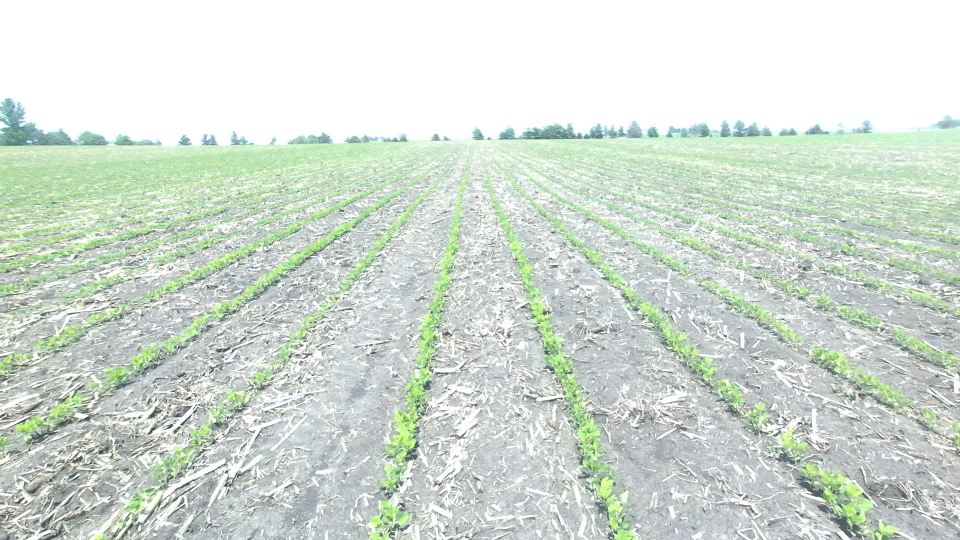
#> input picture images/ZED_imageimage_1684952592.6308727_2.png, 1920 x 1080 px (shown at 1/2 size)
$ python crop_segmentation.py --image images/ZED_imageimage_1684952592.6308727_2.png --out out.png   (older library calls are emulated)
#> lines starting #> are read from the running program, lines starting #| are printed output that depends on the picture; after the words box and inside, x2 and y2 are one past the last pixel; in counts of white or black regions, pixels touching at a corner belong together
#!/usr/bin/env python3
# -*- coding: utf-8 -*-
"""
Created on Sat Oct 26 13:33:03 2025

@author: ranabir034
"""
# python crop_segmentation.py --image input.png --out output.png [--debug]

import argparse, sys
from dataclasses import dataclass
from typing import Optional, Tuple, List
import numpy as np
import cv2

# ============================ Data Models ============================
@dataclass
class RowLine:
    p1: Tuple[int, int]
    p2: Tuple[int, int]

@dataclass
class NavResult:
    heading_error_deg: float
    cross_track_error_px: float
    left_line: RowLine
    right_line: RowLine
    nav_line: RowLine
    robot_pos: Tuple[int, int]

# ============================ Utils ============================
def _norm255(x: np.ndarray) -> np.ndarray:
    x = x.astype(np.float32)
    x -= np.nanmin(x)
    m = float(np.nanmax(x))
    if m > 1e-8: x /= m
    return (255.0 * x).clip(0, 255).astype(np.uint8)

def _line_x_at_y(line: Tuple[int,int,int,int], y: int) -> float:
    x1,y1,x2,y2 = line
    dy, dx = (y2 - y1), (x2 - x1)
    if abs(dy) < 1e-9:
        return float(x1)
    t = (y - y1) / (dy + 1e-12)
    return float(x1 + t * dx)

def _extend_to_image(x1,y1,x2,y2,h,w) -> Optional[Tuple[int,int,int,int]]:
    dy, dx = (y2-y1), (x2-x1)
    if abs(dy) < 1e-9:
        return None
    x_top = int(round(x1 + (0 - y1) * (dx/(dy+1e-12))))
    x_bot = int(round(x1 + ((h-1) - y1) * (dx/(dy+1e-12))))
    return (x_top, 0, x_bot, h-1)

def _slope(line: Tuple[int,int,int,int]) -> float:
    x1,y1,x2,y2 = line
    return (x2 - x1) / (y2 - y1 + 1e-12)

def _support(mask: np.ndarray, line: Tuple[int,int,int,int], samples=200, half_width=3) -> float:
    x1,y1,x2,y2 = line
    h, w = mask.shape[:2]
    ys = np.linspace(0, h-1, samples).astype(int)
    good = 0.0
    for y in ys:
        if y2 == y1: continue
        t = (y - y1) / (y2 - y1 + 1e-12)
        x = int(round(x1 + t * (x2 - x1)))
        x0 = max(0, x - half_width); x1b = min(w-1, x + half_width)
        if x0 <= x1b:
            good += (mask[y, x0:x1b+1] > 0).mean()
    return good / max(1, len(ys))

def _valid_pair(L: Tuple[int,int,int,int], R: Tuple[int,int,int,int], h:int, w:int) -> bool:
    mL, mR = _slope(L), _slope(R)
    # Either opposite signs or both small magnitude
    if np.sign(mL) == np.sign(mR) and (abs(mL) > 0.07 and abs(mR) > 0.07):
        return False
    xLb = _line_x_at_y(L, h-1)
    xRb = _line_x_at_y(R, h-1)
    gap = abs(xRb - xLb)
    return (0.05*w) <= gap <= (0.75*w)

# ============================ Masking ============================
def vegetation_mask(bgr: np.ndarray, debug=False, dbg_prefix="") -> np.ndarray:
    h, w = bgr.shape[:2]

    # --- Contrast normalize value channel (helps in harsh lighting)
    hsv0 = cv2.cvtColor(bgr, cv2.COLOR_BGR2HSV)
    h_, s_, v_ = cv2.split(hsv0)
    clahe = cv2.createCLAHE(clipLimit=2.0, tileGridSize=(8,8))
    v_eq = clahe.apply(v_)
    hsv = cv2.merge([h_, s_, v_eq])

    # --- HSV green band (loose)
    lower = np.array([30, 30, 25], dtype=np.uint8)
    upper = np.array([90,255,255], dtype=np.uint8)
    mask_hsv = cv2.inRange(hsv, lower, upper)

    # --- ExG / ExGR indices
    b, g, r = cv2.split(bgr.astype(np.float32))
    exg  = 2*g - r - b
    exgr = exg - (1.4*r - g)   # = 3G - 2.4R - B
    exg_u8, exgr_u8 = _norm255(exg), _norm255(exgr)

    # --- Otsu + floors (slightly relaxed for pale crops)
    otsu_exg  = int(cv2.threshold(exg_u8,  0,255, cv2.THRESH_BINARY+cv2.THRESH_OTSU)[0])
    otsu_exgr = int(cv2.threshold(exgr_u8, 0,255, cv2.THRESH_BINARY+cv2.THRESH_OTSU)[0])
    thr_exg  = max(20,  otsu_exg)
    thr_exgr = max(12, int(0.8*otsu_exgr))
    _, mask_exg  = cv2.threshold(exg_u8,  thr_exg,  255, cv2.THRESH_BINARY)
    _, mask_exgr = cv2.threshold(exgr_u8, thr_exgr, 255, cv2.THRESH_BINARY)

    mask = cv2.bitwise_and(mask_hsv, cv2.bitwise_or(mask_exg, mask_exgr))

    # --- Morphology (slightly stronger close for broken rows)
    k = cv2.getStructuringElement(cv2.MORPH_RECT, (5,5))
    mask = cv2.morphologyEx(mask, cv2.MORPH_OPEN,  k, iterations=1)
    mask = cv2.morphologyEx(mask, cv2.MORPH_CLOSE, k, iterations=3)

    # --- Adaptive bottom-ROI (keeps ground rows, adapts to tilt)
    per_row = mask.mean(axis=1)
    if per_row.max() > 0:
        first_strong = np.argmax(per_row > 0.25*per_row.max())
        cutoff = max(int(0.35*h), int(first_strong))
    else:
        cutoff = int(0.40*h)
    roi = np.zeros_like(mask); roi[cutoff:,:] = 255
    mask = cv2.bitwise_and(mask, roi)

    if debug:
        cv2.imwrite(f"{dbg_prefix}mask_hsv.png", mask_hsv)
        cv2.imwrite(f"{dbg_prefix}exg.png", exg_u8)
        cv2.imwrite(f"{dbg_prefix}exgr.png", exgr_u8)
        cv2.imwrite(f"{dbg_prefix}mask.png", mask)
    return mask

# ============================ Pairing ============================
def _pair_best_by_center(lines_ext: List[Tuple[int,int,int,int]],
                         h:int, w:int, mask: Optional[np.ndarray]=None) -> Optional[Tuple[Tuple[int,int,int,int],Tuple[int,int,int,int]]]:
    if not lines_ext: return None
    cands = []
    for ln in lines_ext:
        xb = _line_x_at_y(ln, h-1)
        cands.append((xb, ln))
    cands.sort(key=lambda t: t[0])

    # deduplicate ~10px buckets
    dedup = []
    bucket, acc = None, []
    for xb, ln in cands:
        k = int(round(xb / 10.0))
        if bucket is None or k == bucket:
            bucket = k; acc.append((xb, ln))
        else:
            xb_avg = sum(z[0] for z in acc) / len(acc)
            xt = int(round(sum(_line_x_at_y(z[1], 0)    for z in acc)/len(acc)))
            xb2= int(round(sum(_line_x_at_y(z[1], h-1) for z in acc)/len(acc)))
            dedup.append((xb_avg, (xt,0,xb2,h-1)))
            bucket, acc = k, [(xb, ln)]
    if acc:
        xb_avg = sum(z[0] for z in acc) / len(acc)
        xt = int(round(sum(_line_x_at_y(z[1], 0)    for z in acc)/len(acc)))
        xb2= int(round(sum(_line_x_at_y(z[1], h-1) for z in acc)/len(acc)))
        dedup.append((xb_avg, (xt,0,xb2,h-1)))
    if len(dedup) < 2: return None

    cx = w/2.0
    best, best_score = None, 1e12
    for i in range(len(dedup)-1):
        xb1, L = dedup[i]
        xb2, R = dedup[i+1]
        if not _valid_pair(L, R, h, w):
            continue
        mid = 0.5*(xb1+xb2)
        gap = abs(xb2-xb1)
        score = abs(mid-cx) + 0.01*gap
        if mask is not None:
            sL = _support(mask, L)
            sR = _support(mask, R)
            support_term = 1.0 - 0.5*(sL + sR)  # 0 best, 1 worst
            score += 200.0*support_term
        if score < best_score:
            best_score, best = score, (L, R)
    return best

# ============================ Hough detector ============================
def detect_hough(img: np.ndarray, debug=False, dbg_prefix="",
                 seeds: Optional[Tuple[int,int]]=None) -> Optional[Tuple[RowLine, RowLine]]:
    h, w = img.shape[:2]
    mask = vegetation_mask(img, debug, dbg_prefix)

    # Optional x window if seeds are provided (focus Hough near corridor)
    x_min, x_max = 0, w
    if seeds is not None:
        xl, xr = seeds
        pad = int(0.25*w)
        x_min = max(0, min(xl, xr) - pad)
        x_max = min(w, max(xl, xr) + pad)

    # Auto-Canny thresholds from content
    med = np.median(mask[mask>0]) if (mask>0).any() else 0
    canny_sets = [
        (max(5, int(0.66*med)), min(255, int(1.33*med + 40))),  # adaptive
        (30, 90),
        (60, 180),
    ]

    hough_sets = [
        dict(threshold=60, minLineLength=int(0.20*h), maxLineGap=45),
        dict(threshold=70, minLineLength=int(0.25*h), maxLineGap=30),
        dict(threshold=80, minLineLength=int(0.30*h), maxLineGap=20),
    ]

    angle_tol = 30.0  # allow a bit more tilt

    for ci, (c1,c2) in enumerate(canny_sets):
        # Build edge map emphasizing vertical structure
        sobelx = cv2.Sobel(mask, cv2.CV_32F, 1, 0, ksize=3)
        sobelx = cv2.convertScaleAbs(np.abs(sobelx))
        edges  = cv2.Canny(mask, c1, c2)
        mix    = cv2.addWeighted(edges, 0.6, sobelx, 0.4, 0)

        # restrict to seed window if any
        if x_min>0 or x_max<w:
            mix[:, :x_min] = 0
            mix[:, x_max:] = 0

        if debug:
            cv2.imwrite(f"{dbg_prefix}edges_{ci}.png", edges)
            cv2.imwrite(f"{dbg_prefix}mix_{ci}.png", mix)

        for hi, hs in enumerate(hough_sets):
            linesP = cv2.HoughLinesP(mix, 1, np.pi/180, **hs)
            if linesP is None:
                continue

            lines_ext = []
            for x1,y1,x2,y2 in linesP[:,0,:]:
                dx,dy = x2-x1, y2-y1
                if dx == 0 and dy == 0:
                    continue
                ang = abs(90.0 - abs(np.degrees(np.arctan2(dy, dx))))
                if ang > angle_tol:
                    continue
                ext = _extend_to_image(x1,y1,x2,y2,h,w)
                if ext is not None:
                    lines_ext.append(ext)

            pair = _pair_best_by_center(lines_ext, h, w, mask=mask)
            if pair:
                L, R = pair
                if debug:
                    dbg = img.copy()
                    for ln in lines_ext:
                        cv2.line(dbg, (ln[0],ln[1]), (ln[2],ln[3]), (120,120,120), 1)
                    cv2.line(dbg, (L[0],L[1]), (L[2],L[3]), (0,255,0), 3)
                    cv2.line(dbg, (R[0],R[1]), (R[2],R[3]), (0,255,255), 3)
                    cv2.imwrite(f"{dbg_prefix}hough_pair_c{ci}_h{hi}.png", dbg)
                return RowLine((L[0],L[1]),(L[2],L[3])), RowLine((R[0],R[1]),(R[2],R[3]))
    return None

# ============================ Histogram fallback ============================
# [71 lines left out: function detect_histogram, not called in this run]

# ============================ Navigation + metrics ============================
def build_nav_and_errors(L: RowLine, R: RowLine, h:int, w:int) -> NavResult:
    xL_top = _line_x_at_y((L.p1[0],L.p1[1],L.p2[0],L.p2[1]), 0)
    xL_bot = _line_x_at_y((L.p1[0],L.p1[1],L.p2[0],L.p2[1]), h-1)
    xR_top = _line_x_at_y((R.p1[0],R.p1[1],R.p2[0],R.p2[1]), 0)
    xR_bot = _line_x_at_y((R.p1[0],R.p1[1],R.p2[0],R.p2[1]), h-1)

    nav_top = (int(0.5*(xL_top+xR_top)), 0)
    nav_bot = (int(0.5*(xL_bot+xR_bot)), h-1)
    nav_line = RowLine(nav_top, nav_bot)

    dx = nav_bot[0] - nav_top[0]
    dy = nav_bot[1] - nav_top[1]
    heading_deg = float(np.degrees(np.arctan2(dx, dy)))

    robot = (int(w/2), h-1)

    t = (robot[1] - nav_top[1]) / (dy if abs(dy)>1e-9 else 1.0)
    t = max(0.0, min(1.0, t))
    nav_x_at_robot = nav_top[0] + t*dx
    cross_px = float(robot[0] - nav_x_at_robot)  # right positive

    return NavResult(heading_deg, cross_px, L, R, nav_line, robot)

# ============================ Drawing ============================
def draw(img: np.ndarray, res: NavResult) -> np.ndarray:
    vis = img.copy()
    cv2.line(vis, res.left_line.p1,  res.left_line.p2,  (0,255,0),   3)
    cv2.line(vis, res.right_line.p1, res.right_line.p2, (0,255,255), 3)
    cv2.line(vis, res.nav_line.p1,   res.nav_line.p2,   (255,0,0),   3)
    cv2.circle(vis, res.robot_pos, 6, (0,0,255), -1)
    cv2.arrowedLine(vis, res.robot_pos, (res.robot_pos[0], max(res.robot_pos[1]-80,0)), (0,0,255), 3, tipLength=0.2)
    cv2.rectangle(vis, (10,10), (10+560, 10+64), (0,0,0), -1)
    cv2.putText(vis, f"Heading error: {res.heading_error_deg:+.2f} deg", (20,40), cv2.FONT_HERSHEY_SIMPLEX, 0.7, (255,255,255), 2)
    cv2.putText(vis, f"Cross-track: {res.cross_track_error_px:+.1f} px (right=+)", (20,70), cv2.FONT_HERSHEY_SIMPLEX, 0.7, (255,255,255), 2)
    return vis

# ============================ CLI ============================
def main():
    ap = argparse.ArgumentParser()
    ap.add_argument("--image", required=True)
    ap.add_argument("--out", required=True)
    ap.add_argument("--debug", action="store_true")
    args = ap.parse_args()

    img = cv2.imread(args.image, cv2.IMREAD_COLOR)
#> img is the input picture: shape (1080, 1920, 3); mean B, G, R 210.5, 220.6, 210.1
    if img is None:
        sys.exit(f"Could not read image: {args.image}")
    h, w = img.shape[:2]
    prefix = "" if not args.debug else "debug_"

    # 1) Try Hough directly (robust scoring)
    pair = detect_hough(img, debug=args.debug, dbg_prefix=prefix)
#> in vegetation_mask, `mask_hsv = cv2.inRange(hsv, lower, upper)`:
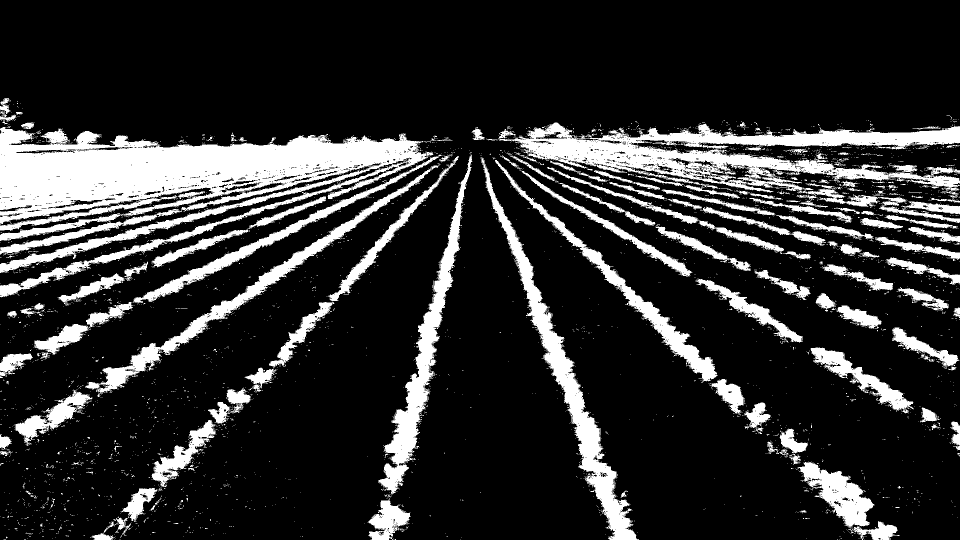
#> mask_hsv: shape (1080, 1920) (shown at 1/2 size); 18.2% white; 4528 white regions (4353 under 20 px), largest, box (x1, y1, x2, y2) and area: (0, 254, 867, 595) 110027, (996, 245, 1920, 414) 52267, (963, 314, 1278, 1080) 24347
#> in vegetation_mask, `exgr = exg - (1.4*r - g)`:
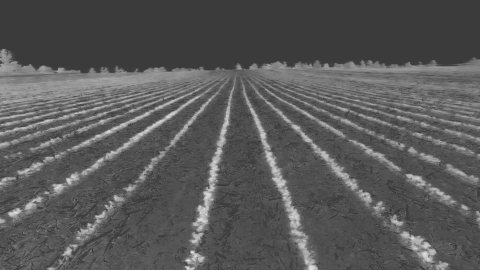
#> exgr: shape (1080, 1920) float32 (shown at 1/4 size); min -199.4, max 220.6, mean -53.1; drawn with min black and max white
#> in _norm255, `m = float(np.nanmax(x))`: m = 297
#> in vegetation_mask, `otsu_exg  = int(cv2.threshold(exg_u8,  0,255, cv2.THRESH_BINARY+cv2.TH..`: otsu_exg = 104
#> in vegetation_mask, `otsu_exgr = int(cv2.threshold(exgr_u8, 0,255, cv2.THRESH_BINARY+cv2.TH..`: otsu_exgr = 106
#> in vegetation_mask, `thr_exg  = max(20,  otsu_exg)`: thr_exg = 104
#> in vegetation_mask, `thr_exgr = max(12, int(0.8*otsu_exgr))`: thr_exgr = 84
#> in vegetation_mask, `_, mask_exgr = cv2.threshold(exgr_u8, thr_exgr, 255, cv2.THRESH_BINARY)`:
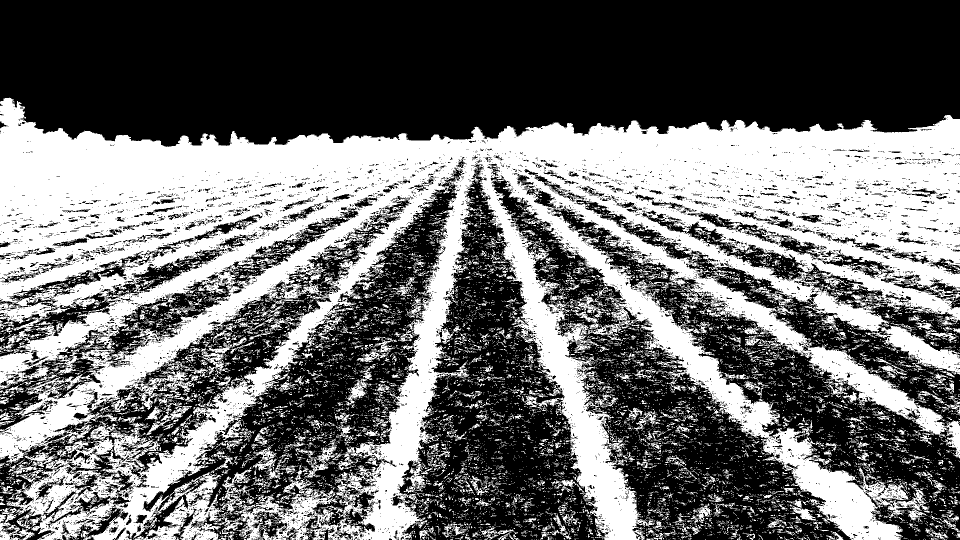
#> mask_exgr: shape (1080, 1920) (shown at 1/2 size); 42.7% white; 13841 white regions (12852 under 20 px), largest, box (x1, y1, x2, y2) and area: (0, 195, 1920, 1080) 773583, (401, 674, 493, 751) 1499, (506, 893, 596, 960) 1433
#> in vegetation_mask, `per_row = mask.mean(axis=1)`: per_row = 1080 values, max 177.8 at index 330, min 0 at index 0, mean 45.06
#> in vegetation_mask, `first_strong = np.argmax(per_row > 0.25*per_row.max())`: first_strong = 263
#> in vegetation_mask, `cutoff = max(int(0.35*h), int(first_strong))`: cutoff = 378
#> in vegetation_mask, `mask = cv2.bitwise_and(mask, roi)`:
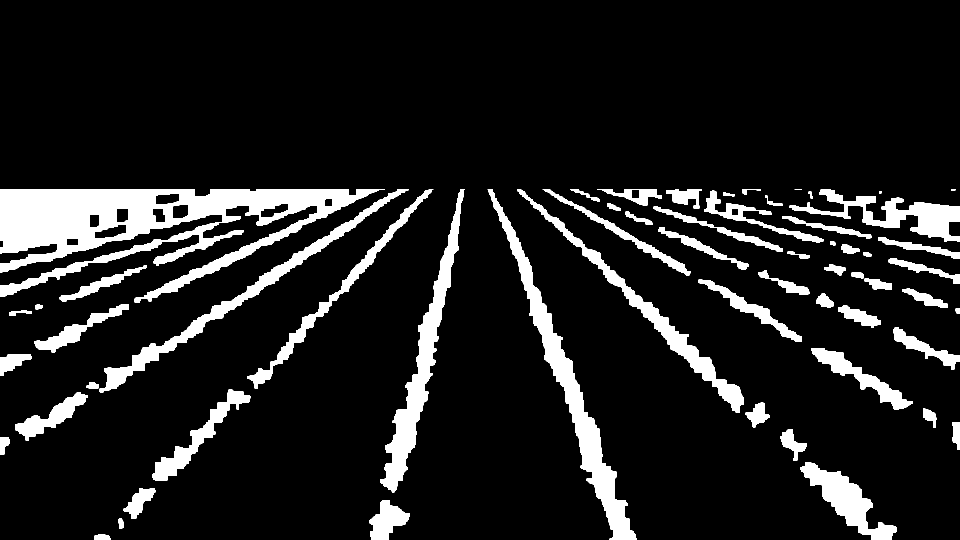
#> mask: shape (1080, 1920) (shown at 1/2 size); 11.5% white; 59 white regions (1 under 20 px), largest, box (x1, y1, x2, y2) and area: (0, 378, 770, 605) 67545, (975, 378, 1274, 1080) 23333, (760, 378, 930, 985) 18183
#> in detect_hough, `med = np.median(mask[mask>0]) if (mask>0).any() else 0`: med = 255
#> in detect_hough, `canny_sets = [ (max(5, int(0.66*med)), min(255, int(1.33*med + 40))),`: canny_sets = [(168, 255), (30, 90), (60, 180)]
#> the loop in detect_hough, `for ci, (c1,c2) in enumerate(canny_sets):` made 1 pass
#> (ci, c1, c2) on pass 1: (0, 168, 255)
#> pass 1, in detect_hough, `sobelx = cv2.Sobel(mask, cv2.CV_32F, 1, 0, ksize=3)`:
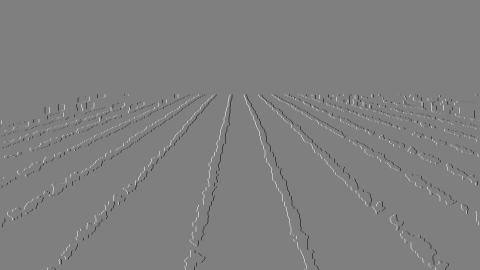
#> sobelx: shape (1080, 1920) float32 (shown at 1/4 size); min -1020, max 1020, mean -0.1; drawn with min black and max white
#> pass 1, in detect_hough, `mix    = cv2.addWeighted(edges, 0.6, sobelx, 0.4, 0)`:
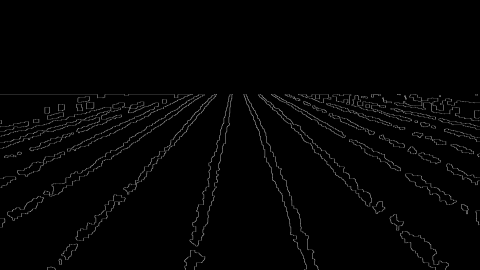
#> mix: shape (1080, 1920) (shown at 1/4 size); min 0, max 255, mean 3.8
    # 2) If fail, do histogram detection, then re-run Hough focused near seeds
    if pair is None:
        hist = detect_histogram(img, debug=args.debug, dbg_prefix=prefix)
        if hist is not None:
            Lh, Rh, seeds = hist
            # try to refine with Hough around histogram corridor
            pair2 = detect_hough(img, debug=args.debug, dbg_prefix=prefix+"seed_", seeds=seeds)
            pair = pair2 if pair2 is not None else (Lh, Rh)

    if pair is None:
        sys.exit("No valid row pair found. Try --debug and tune HSV/ExG thresholds or ROI.")

    L, R = pair
    res = build_nav_and_errors(L, R, h, w)
    vis = draw(img, res)
#> in draw, `cv2.putText(vis, f"Cross-track: {res.cross_track_error_px:+.1f} px (ri..`:
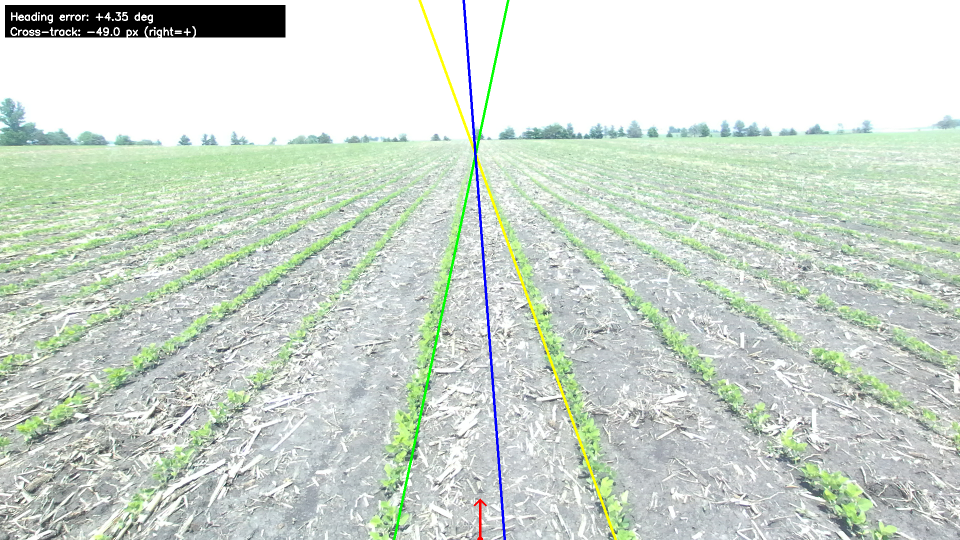
#> vis: shape (1080, 1920, 3) (shown at 1/2 size); mean B, G, R 205.5, 216.2, 205.3
    if not cv2.imwrite(args.out, vis):
        sys.exit(f"Failed to write: {args.out}")

    print(f"[OK] Saved: {args.out}")
    print(f"Heading error (deg): {res.heading_error_deg:+.3f}")
#| Heading error (deg): +4.346
    print(f"Cross-track (px):    {res.cross_track_error_px:+.3f}")
#| Cross-track (px):    -49.000

if __name__ == "__main__":
    main()
